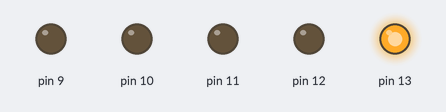
Recording of a sketch running on a simulated Arduino Uno, built with avr-gcc and run on an emulated ATmega328P. Shown: output pins drawn as LEDs (lit = HIGH).

Above: at 0.5 s.
At 2.5 s:
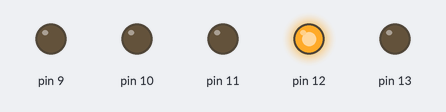
At 4.5 s:
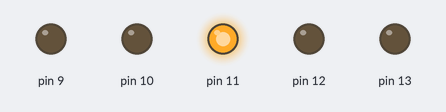
At 6.5 s:
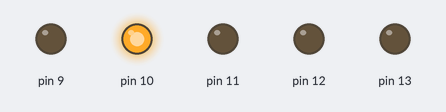
At 8.5 s:
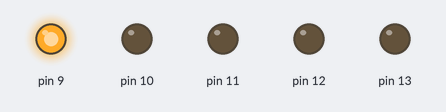
At 11.5 s:
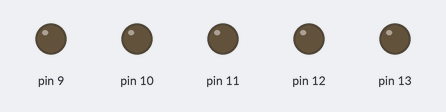
Timing chart, 0 to 13.0 s (numbered marks = the images above):
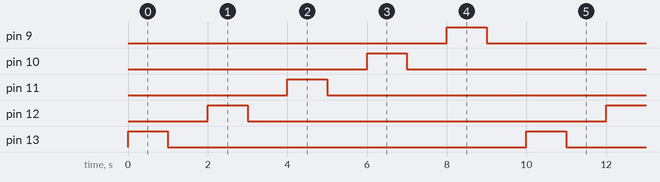

The sketch:

Blink_Up_Down.ino
```cpp
void setup() {
  pinMode(13, OUTPUT);
  pinMode(12, OUTPUT);
  pinMode(11, OUTPUT);
  pinMode(10, OUTPUT);
  pinMode(9, OUTPUT);
}

void loop() {
  digitalWrite(13, HIGH);
  delay(1000);
  digitalWrite(13, LOW);
  delay(1000);
  digitalWrite(12, HIGH);
  delay(1000);
  digitalWrite(12, LOW);
  delay(1000);
  digitalWrite(11, HIGH);
  delay(1000);
  digitalWrite(11, LOW);
  delay(1000);
  digitalWrite(10, HIGH);
  delay(1000);
  digitalWrite(10, LOW);
  delay(1000);
  digitalWrite(9, HIGH);
  delay(1000);
  digitalWrite(9, LOW);
  delay(1000);
}
```

Measured:
- by itself, pin 9–13: alternates HIGH for 1.0 s and LOW for 9.0 s
- by itself, everything shown: repeats every 10.0 s, in 10 steps
